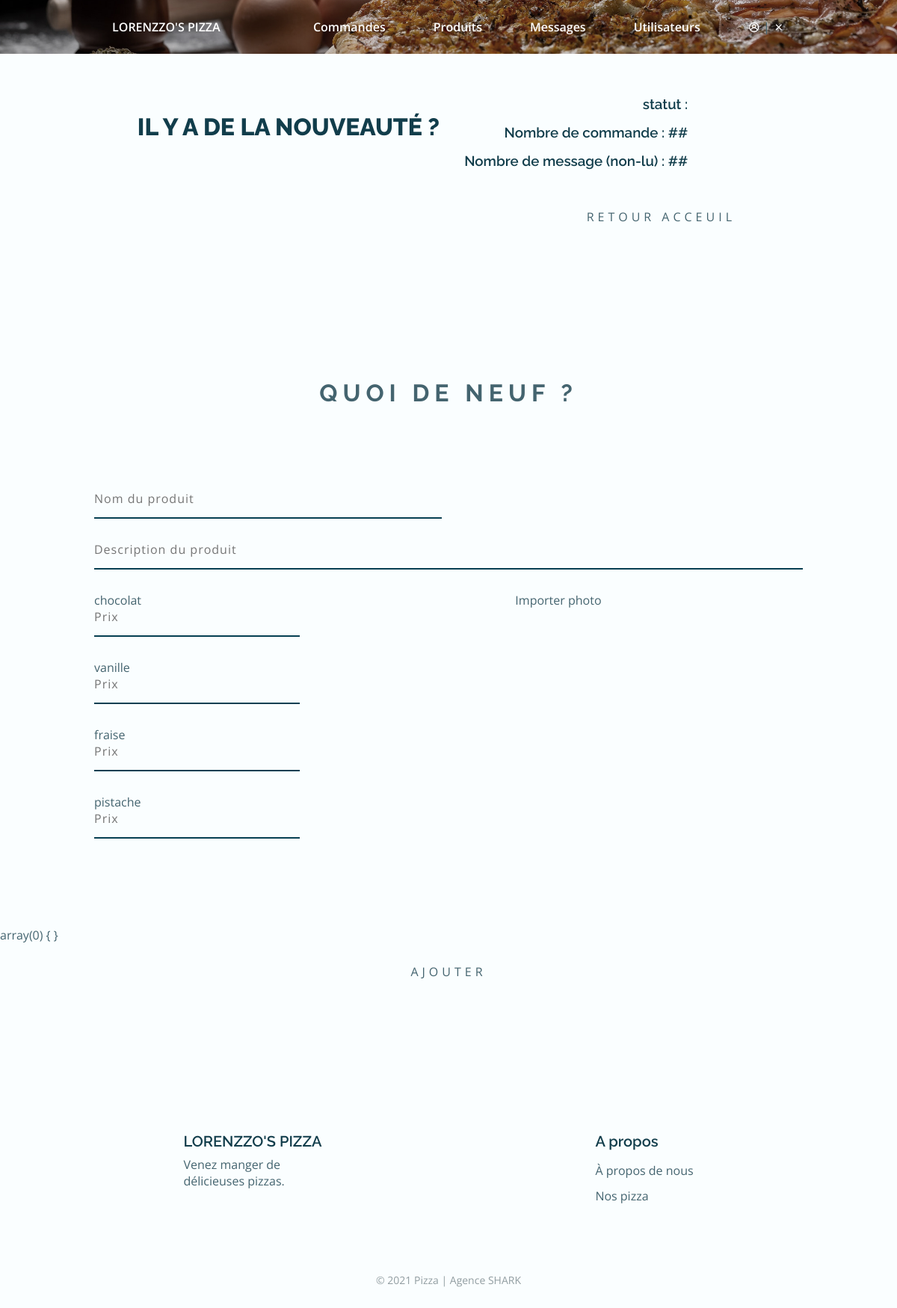
Screenshot of /admin-ajouter.php?id=6 with the database file from the repository.
### tables this page shows
CREATE TABLE IF NOT EXISTS `option_product` (
  `id` int NOT NULL AUTO_INCREMENT,
  `opt` varchar(255) NOT NULL,
  `category_id` int DEFAULT NULL,
  PRIMARY KEY (`id`),
  KEY `fk_option_category` (`category_id`)
);

### dbcontroller.php (called while the page is built, shortened)
<?php
class DBController {
    private $host = "localhost";
    private $user = "root";
    private $password = "";
    private $database = "lorenzzobd_dieug";
    private $conn;
    function __construct() {
        $this->conn = $this->connectDB();
    }
    function connectDB() {
        $conn = new PDO("mysql:host=" . $this->host . ";dbname=" . $this->database, $this->user, $this->password);
        return $conn;
    }
    function runQuery($query) {
        $result = $this->conn->query($query);
        while($row=$result->fetch(PDO::FETCH_ASSOC)) {
            $resultset[] = $row;
        }
        if(!empty($resultset))
            return $resultset;
    }
}
?>

### admin-ajouter.php (the view, shortened to what this page needs)
<?php include('base/head.php') ?>
<?php
    require_once ('dbcontroller.php');
    $db_handle = new DBcontroller();
?>
<?php include ('base/header-admin.php') ?>
<?php
    $admin = $_SESSION['admin'];
    $id = $_GET['id'];
    $sizes = $db_handle->runQuery("SELECT * FROM option_product WHERE category_id = $id");
?>
<section class="hero">
    <img src="assets/img/home1.jpg" alt="" class="hero__img">
</section>
<section class="section">
    <div class="container grid">
        <div class="add__container container grid">
            <div class="add__info">
                <h1 class="add__info-title">Il y a de la nouveauté ?</h1>
            </div>
            <div class="add__data">
                <h3 class="add__data-title">statut : <?= $admin['poste'] ?></h3>
                <h3 class="add__data-title">Nombre de commande : ##</h3>
                <h3 class="add__data-title">Nombre de message (non-lu) : ##</h3>
            </div>
        </div>
        <div class="add__button">
            <div class="button">
                <a href="admin.php" class="button__title button__slide-effect">Retour Acceuil</a>
            </div>
        </div>
    </div>
</section>
<section class="add section">
    <div class="container grid">
        <h1 class="add__title">Quoi de neuf ?</h1>
        <form action="#" method="post" id="contact_form" enctype="multipart/form-data">
            <div class="add__form-name">
                <label for="name">
                <input type="text" placeholder="Nom du produit" name="name" id="name_input" required>
                </label>
            </div>
            <div class="add__form-description">
                <label for="name">
                <input type="text" placeholder="Description du produit" name="name" id="name_input" required>
                </label>
            </div>
            <div class="add__form-price">
                <?php
                    foreach($sizes as $size){
                     ?>
                <label for="name">
               <?= $size['opt'] ?><input type="text" placeholder="Prix" name="<?= $size['id'] ?>" id="name_input" required>
                </label>
                     <?php
                    }
                ?>
           </div>
            <div class="add__form-upload">
                <label class="label-ajout" for="upload-photo">Importer photo </label>
            </div>
    </div>
                    <?php var_dump($_POST) ?>
    <div class="add__form-button">
        <div class="button">
            <input type="submit" class="button__title button__slide-effect" value="Ajouter"/>
        </div>
    </div>
</section>
<?php include('base/footer.php') ?>
<?php include ('base/script.php') ?>

### rows the page displays
option_product: opt "chocolat"
option_product: opt "vanille"
option_product: opt "fraise"
option_product: opt "pistache"
